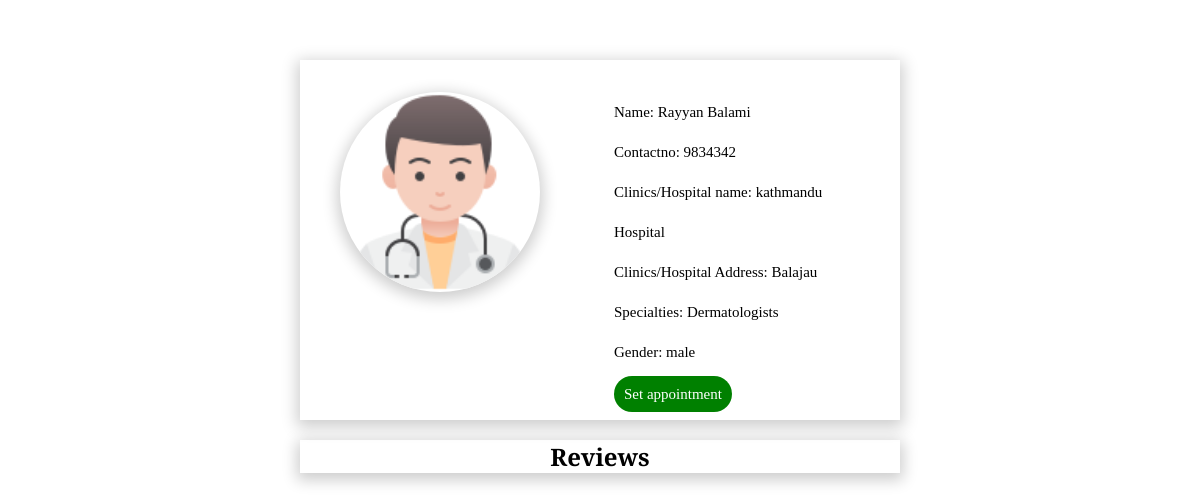
Page /Book.php?doctor_id=4 on the committed database.
### tables this page shows
CREATE TABLE `doctors` (
  `d_id` int NOT NULL PRIMARY KEY,
  `d_firstname` varchar(255) NOT NULL,
  `d_lastname` varchar(255) NOT NULL,
  `d_username` varchar(255) NOT NULL,
  `d_email` varchar(255) NOT NULL,
  `d_address` varchar(255) NOT NULL,
  `d_phone` bigint NOT NULL,
  `d_password` varchar(255) NOT NULL,
  `d_category` varchar(255) NOT NULL,
  `d_cilinics` varchar(255) NOT NULL,
  `d_clocation` varchar(255) NOT NULL,
  `d_dob` date NOT NULL,
  `d_imagesource` varchar(250) NOT NULL,
  `d_gender` varchar(255) NOT NULL,
  `d_image` varchar(200) NOT NULL,
  `d_experienced` int NOT NULL,
  `d_qualification` varchar(200) NOT NULL
);

### classes/doctor_data.php (called while the page is built, shortened)
<?php
class doctorData extends dbh_connection{
    public function get_Doctor_info($doctorid){
        $query = 'SELECT * FROM doctors WHERE d_id=?';
        $stmt = $this->connect()->prepare($query);
        if(!$stmt->execute([$doctorid])){
            header('location:../index.php?stmtfailed');
            exit();
        }
        $doctorData = $stmt->fetchAll();
        return $doctorData;
    }
}
$d_data = new doctorData();
?>

### includes/dbh.inc.php (called while the page is built)
<?php
class dbh_connection{
    protected function connect(){
        try{
            $host = 'localhost';
            $username = 'root';
            $password = 'newpassword';
            $dbname = 'Appointment';
            $pdo = new PDO("mysql:host=$host;dbname=$dbname",$username,$password);
            $pdo->setAttribute(PDO::ATTR_ERRMODE, PDO::ERRMODE_EXCEPTION);
            return $pdo;
        }
        catch(PDOException $e){
            die(''.$e->getMessage());
        }
    }
}
?>

### Book.php (the view, shortened to what this page needs)
<!DOCTYPE html>
<html lang="en">
<head>
    <link rel="stylesheet" href="css/book.css">
</head>
<body>
    <?php
    require_once ('includes/dbh.inc.php');
    include ('classes/doctor_data.php');
    ?>
    <div class="book_container">
        <?php
        if (isset ($_GET['doctor_id'])) {
            $doctorid = $_GET['doctor_id'];
            $doctor_info = $d_data->get_Doctor_info($doctorid);
            if ($doctor_info) {
                echo '
    <div class="content">
        <div class="book_content">
            <div class="doctor_img"> ';
                foreach ($doctor_info as $key => $doctor) {
                    $doctorid = $doctor['d_id'];
                    echo '
            <img src="doctorimages/' . $doctor['d_image'] . '" alt="">
            </div>
            <div class="info">
                <p>Name:' . ' ' . $doctor['d_firstname'] . ' ' . $doctor['d_lastname'] . '</p>
                <p>Contactno:' . ' ' . $doctor['d_phone'] . '</p>
                <p>Clinics/Hospital name:' . ' ' . $doctor['d_cilinics'] . '</p>
                <p>Clinics/Hospital Address:' . ' ' . $doctor['d_clocation'] . '</p>
                <p>Specialties:' . ' ' . $doctor['d_category'] . '</p>
                <p>Gender:' . ' ' . $doctor['d_gender'] . '</p>
                <a href="appointment.php?doctor_id=' . $doctorid . '">Set appointment</a>
                </div>
                </div>
                </div>';
                }
            }
        }
        ?>
    <?php
    echo '
        <div id="review_section" class="review_box">
            <h2>Reviews</h2>
            <div class="review_list">';
        ?>
            </div>
        </div>
</body>
</html>

### css/book.css (style rules this page uses)
* { margin: 0; padding: 0; font-family: "Roboto Serif", serif; }
body { height: 1000px; }
.content { height: 45vh; width: 50vw; margin: 0 auto; box-shadow: 0px 4px 15px 3px rgba(0,0,0,0.2); }
.book_content { display: flex; margin-left:30%; margin-top: 10% }
.doctor_img > img { position: relative; top: 10%; right: 70%; width: 200px; border-radius: 100px; box-shadow: 0px 4px 15px 3px rgba(0,0,0,0.2); }
.info { line-height: 40px; font-size: 20px; }
.info > p,a { position: relative; top: 10%; right: 30%; }
.info > p { font-size: 15px; }
.info>a { text-decoration: none; background-color: green; color: #fff; border-radius: 20px; font-size: 15px; padding:10px; width: 10px; }
#review_section { width: 50vw; margin: 20px auto; box-shadow: 0px 4px 15px 3px rgba(0,0,0,0.2); }
#review_section h2 { text-align: center; }

### rows in the picture
doctors: d_image (picture), d_firstname "Rayyan", d_lastname "Balami", d_phone "9834342", d_cilinics "kathmandu Hospital", d_clocation "Balajau", d_category "Dermatologists", d_gender "male"
